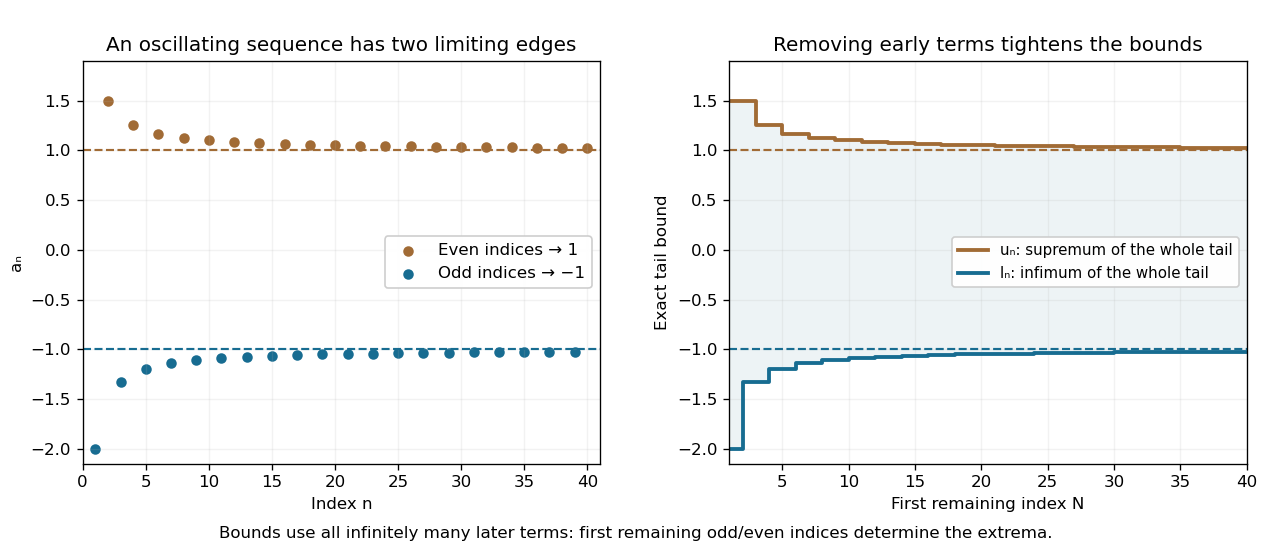

Write the Python code that produced this figure.
"""Exact infinite-tail bounds for a_n=(-1)^n(1+1/n).

Run from the desired output directory. Dependencies/versions: pyproject.toml.
"""
from pathlib import Path
import matplotlib
matplotlib.use('Agg')
import matplotlib.pyplot as plt
import numpy as np

n=np.arange(1,41)
a=(-1.0)**n*(1+1/n)
e=n+(n%2)
o=n+(1-n%2)
upper=1+1/e
lower=-1-1/o
fig,axes=plt.subplots(1,2,figsize=(10.6,4.6),dpi=120,facecolor='white')
for ax in axes:
    ax.set_facecolor('white'); ax.grid(alpha=0.16)
    ax.axhline(1,color='#a16b35',linestyle='--',linewidth=1.3)
    ax.axhline(-1,color='#176c91',linestyle='--',linewidth=1.3)
axes[0].scatter(n[n%2==0],a[n%2==0],s=28,color='#a16b35',label='Even indices → 1')
axes[0].scatter(n[n%2==1],a[n%2==1],s=28,color='#176c91',label='Odd indices → −1')
axes[0].set(xlim=(0,41),ylim=(-2.15,1.9),xlabel='Index n',ylabel='aₙ',title='An oscillating sequence has two limiting edges')
axes[0].legend(loc='center right',fontsize=10,framealpha=0.95)
axes[1].step(n,upper,where='post',color='#a16b35',linewidth=2.3,label='uₙ: supremum of the whole tail')
axes[1].step(n,lower,where='post',color='#176c91',linewidth=2.3,label='lₙ: infimum of the whole tail')
axes[1].fill_between(n,lower,upper,step='post',color='#e4edf0',alpha=0.65)
axes[1].set(xlim=(1,40),ylim=(-2.15,1.9),xlabel='First remaining index N',ylabel='Exact tail bound',title='Removing early terms tightens the bounds')
axes[1].legend(loc='center right',fontsize=9,framealpha=0.95)
fig.text(0.5,0.025,'Bounds use all infinitely many later terms: first remaining odd/even indices determine the extrema.',ha='center',fontsize=10)
fig.subplots_adjust(left=0.065,right=0.98,top=0.89,bottom=0.16,wspace=0.25)
fig.savefig(Path.cwd()/(Path(__file__).stem+'.png'),facecolor='white');plt.close(fig)
